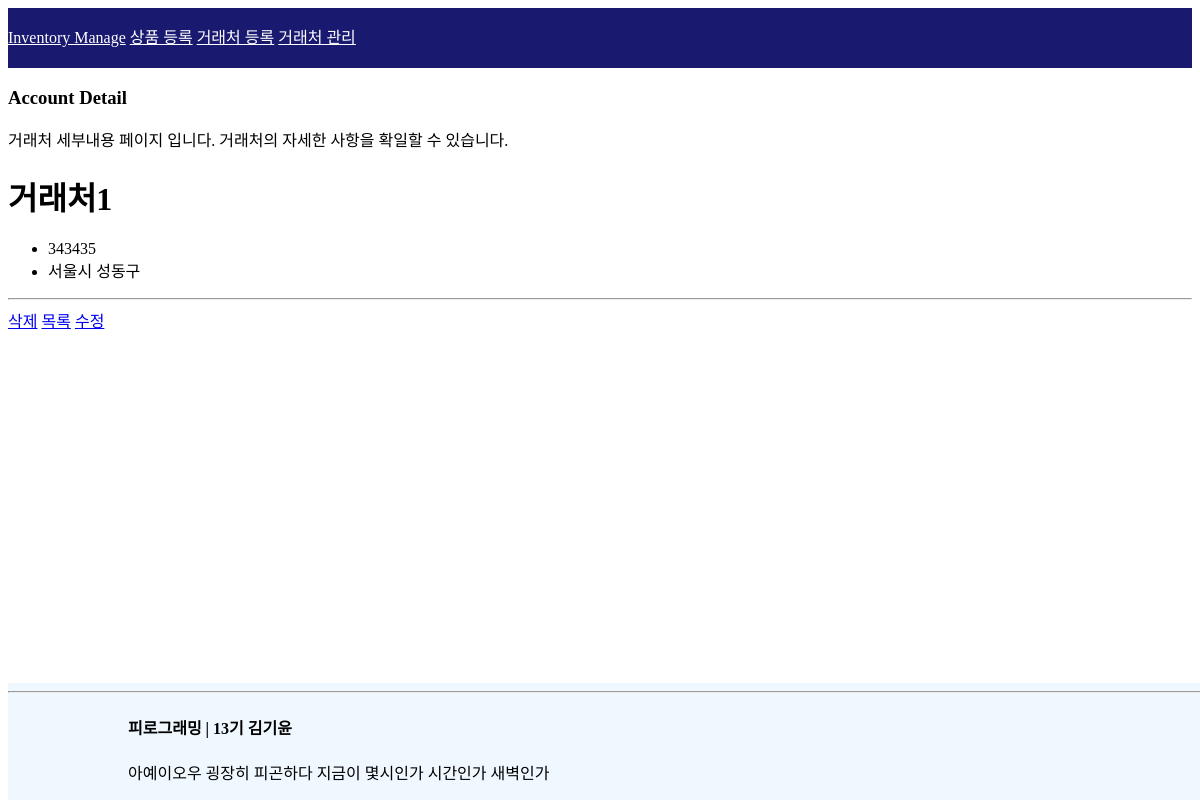
/account/detail/1/, run on the app's committed database.
### item/models.py (models this page shows)
class Account(models.Model):
    company = models.TextField(blank=True)
    number = models.IntegerField(blank=True)
    address = models.CharField(max_length=200, blank=True)

### item/views.py (the view)
# urls.py: path('account/detail/<int:pk>/', views.a_detail, name='a_detail'),
def a_detail(request, pk):
    account = Account.objects.get(id=pk)
    ctx = {
        'account':account,
    }
    return render(request, "account/detail.html", ctx)

### item/templates/account/detail.html
{% extends "account/layout.html" %}
{% block title %}
    <h3>Account Detail</h3>
    <p>거래처 세부내용 페이지 입니다. 거래처의 자세한 사항을 확일할 수 있습니다.</p>
{% endblock %}
{% block content %}
    <div class="detail">
        <h1>{{ account.company }}</h1>
        <ul>
            <li>{{ account.number }}</li>
            <li>{{ account.address }}</li>
        </ul>
    </div>
    <hr>
    <a href="{% url "account:delete" pk=account.pk %}">삭제</a>
    <a href="{% url "account:list" %}">목록</a>
    <a href="{% url "account:update" pk=account.id %}">수정</a>
{% endblock %}

### data on the page
Account: company "거래처1", number "343435", address "서울시 성동구"
